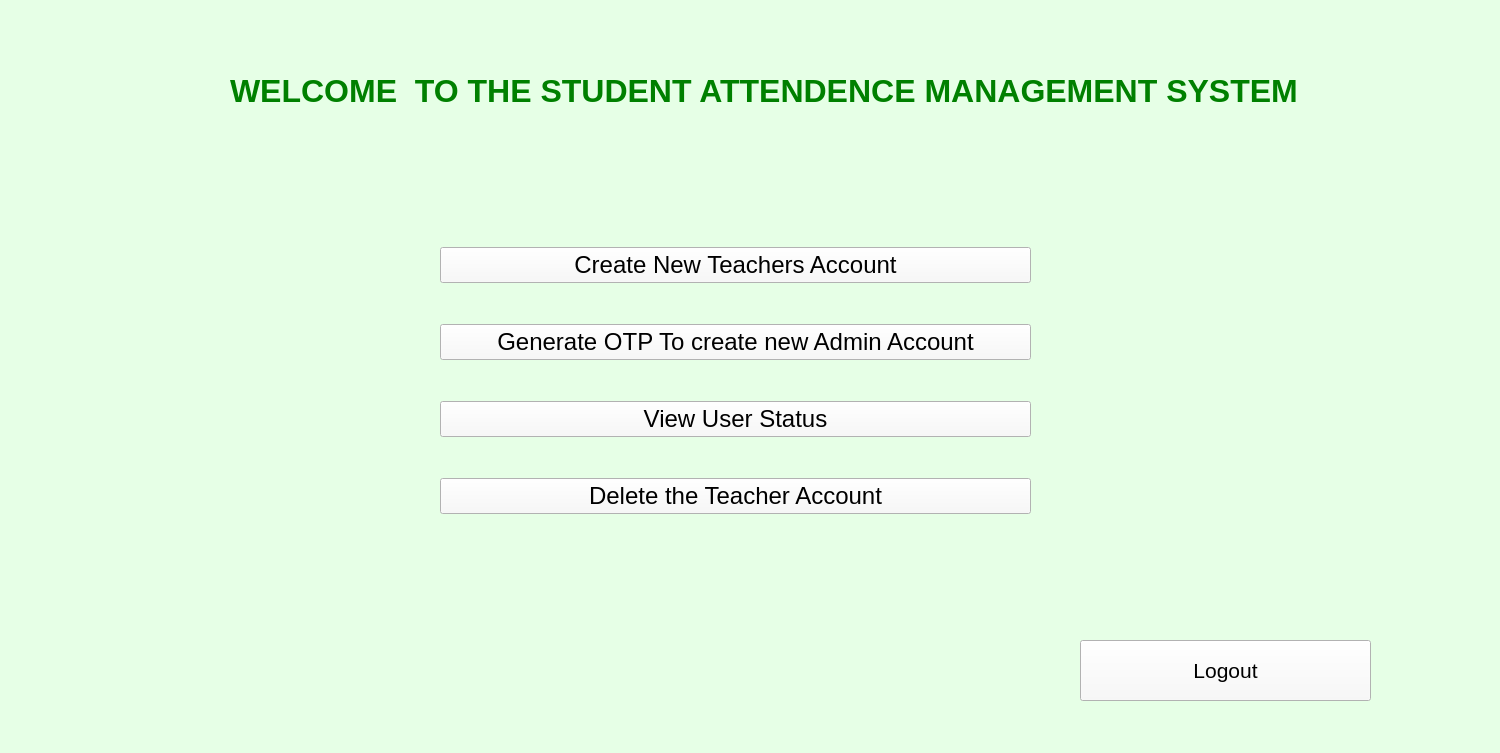
<?xml version="1.0" encoding="UTF-8"?>
<ui version="4.0">
 <class>widget</class>
 <widget class="QWidget" name="widget">
  <property name="geometry">
   <rect>
    <x>0</x>
    <y>0</y>
    <width>1500</width>
    <height>753</height>
   </rect>
  </property>
  <property name="windowTitle">
   <string>Admin_logged</string>
  </property>
  <property name="styleSheet">
   <string notr="true">background-color:rgb(230, 255, 230)</string>
  </property>
  <widget class="QLabel" name="out">
   <property name="geometry">
    <rect>
     <x>230</x>
     <y>60</y>
     <width>1141</width>
     <height>61</height>
    </rect>
   </property>
   <property name="font">
    <font>
     <pointsize>24</pointsize>
     <italic>false</italic>
     <bold>true</bold>
    </font>
   </property>
   <property name="styleSheet">
    <string notr="true">QLabel{
color:green;

}

</string>
   </property>
   <property name="text">
    <string>WELCOME  TO THE STUDENT ATTENDENCE MANAGEMENT SYSTEM</string>
   </property>
  </widget>
  <widget class="QPushButton" name="Logout">
   <property name="geometry">
    <rect>
     <x>1080</x>
     <y>640</y>
     <width>291</width>
     <height>61</height>
    </rect>
   </property>
   <property name="font">
    <font>
     <pointsize>16</pointsize>
     <italic>false</italic>
    </font>
   </property>
   <property name="styleSheet">
    <string notr="true">background-color:rgb(249, 249, 249)</string>
   </property>
   <property name="text">
    <string>Logout</string>
   </property>
  </widget>
  <widget class="QWidget" name="">
   <property name="geometry">
    <rect>
     <x>440</x>
     <y>212</y>
     <width>591</width>
     <height>341</height>
    </rect>
   </property>
   <layout class="QVBoxLayout" name="verticalLayout">
    <item>
     <widget class="QPushButton" name="Create_teach_acc">
      <property name="font">
       <font>
        <pointsize>18</pointsize>
        <italic>false</italic>
       </font>
      </property>
      <property name="styleSheet">
       <string notr="true">background-color:rgb(249, 249, 249)</string>
      </property>
      <property name="text">
       <string>Create New Teachers Account</string>
      </property>
     </widget>
    </item>
    <item>
     <widget class="QPushButton" name="generate_otp">
      <property name="font">
       <font>
        <pointsize>18</pointsize>
        <italic>false</italic>
       </font>
      </property>
      <property name="styleSheet">
       <string notr="true">background-color:rgb(249, 249, 249)</string>
      </property>
      <property name="text">
       <string>Generate OTP To create new Admin Account</string>
      </property>
     </widget>
    </item>
    <item>
     <widget class="QPushButton" name="view_stat">
      <property name="font">
       <font>
        <pointsize>18</pointsize>
        <italic>false</italic>
       </font>
      </property>
      <property name="styleSheet">
       <string notr="true">background-color:rgb(249, 249, 249)</string>
      </property>
      <property name="text">
       <string>View User Status</string>
      </property>
     </widget>
    </item>
    <item>
     <widget class="QPushButton" name="delete_teach_acc">
      <property name="font">
       <font>
        <pointsize>18</pointsize>
        <italic>false</italic>
       </font>
      </property>
      <property name="styleSheet">
       <string notr="true">background-color:rgb(249, 249, 249)</string>
      </property>
      <property name="text">
       <string>Delete the Teacher Account</string>
      </property>
     </widget>
    </item>
   </layout>
  </widget>
 </widget>
 <resources/>
 <connections/>
</ui>
